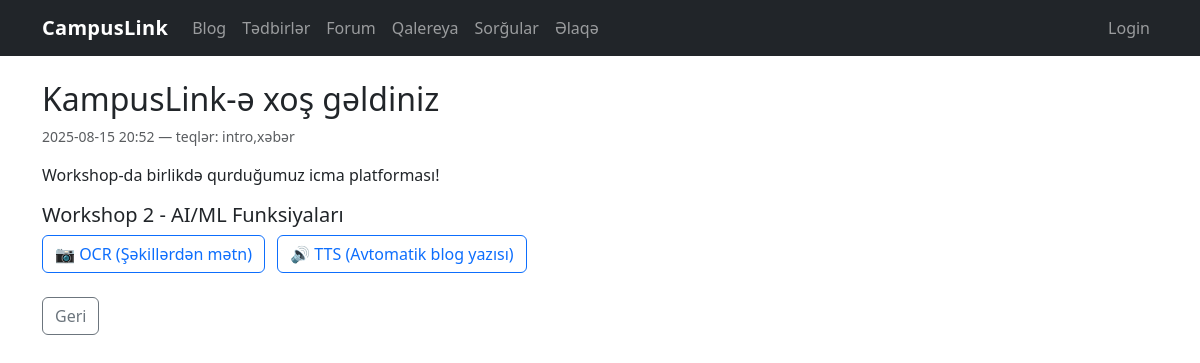
/blog/detail/1, run on an earlier commit of the app's database.
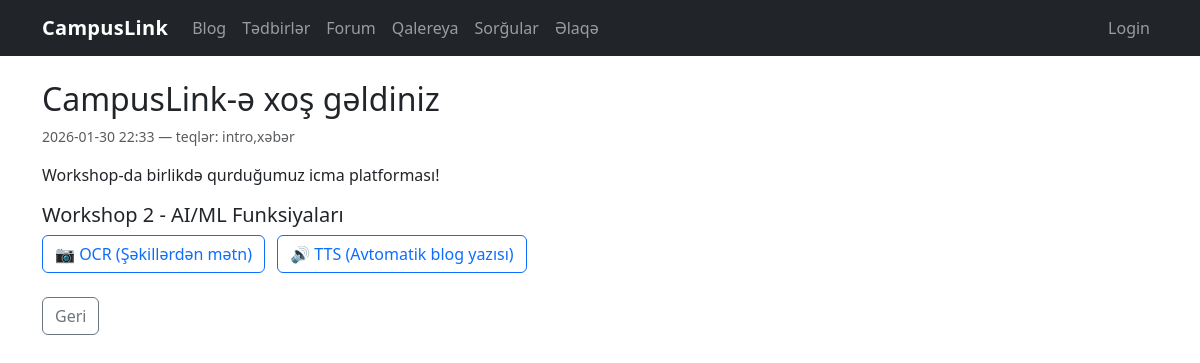
And on a later commit of the database.
### tables this page shows
CREATE TABLE blog_posts (
            id INTEGER PRIMARY KEY AUTOINCREMENT,
            title TEXT NOT NULL,
            content TEXT NOT NULL,
            tags TEXT,
            created_at TEXT NOT NULL,
            is_published INTEGER NOT NULL DEFAULT 1,
            slug TEXT UNIQUE
        );

### blog.py (the view)
@bp.route("/detail/<int:post_id>")
def detail(post_id: int):
    return show_post_by_id(post_id)

### blog.py (called while the page is built)
@bp.route("/<int:post_id>")
def show_post_by_id(post_id: int):
    db = get_db()
    cursor = db.execute("SELECT * FROM blog_posts WHERE id = ?", (post_id,))
    post_row = cursor.fetchone()
    if not post_row:
        return render_template("404.html"), 404
    post = dict(post_row)
    return render_template("blog/detail.html", post=post)

### database.py (called while the page is built)
def get_db():
    if "db" not in g:
        g.db = sqlite3.connect(DB_PATH)
        g.db.row_factory = sqlite3.Row
    return g.db

### forum.py (called while the page is built, shortened)
def _current_user_display() -> str:
    role = session.get("role") or "guest"
    if role == "admin":
        return (session.get("admin_name") or session.get("user_name") or "Admin").strip() or "Admin"
    if role == "user":
        return (session.get("user_name") or "User").strip() or "User"
    return "Guest"

@bp.app_context_processor
def _inject_forum_auth():
    return {"forum_role": session.get("role") or "guest", "forum_name": _current_user_display()}

def ensure_forum_schema() -> None:
    global _schema_ready
    if _schema_ready:
        return

@bp.before_app_request
def _forum_schema_bootstrap():
    db = get_db()
    db.execute("PRAGMA foreign_keys = ON;")
    ensure_forum_schema()

### templates/blog/detail.html (shortened to what this page needs)
{% extends "base.html" %}
{% block content %}
  <h2>{{ post["title"] }}</h2>
  <div class="text-muted small mb-3">{{ post["created_at"] }} — teqlər: {{ post["tags"] or "—" }}</div>
  <p style="white-space: pre-wrap;">{{ post["content"] }}</p>
  <div class="mt-3 mb-3">
    <h5>Workshop 2 - AI/ML Funksiyaları</h5>
    <a href="{{ url_for('blog_ocr.ocr_extract', post_id=post['id']) }}" class="btn btn-outline-primary me-2">📷 OCR (Şəkillərdən mətn)</a>
    <a href="{{ url_for('blog_tts.tts_generate', post_id=post['id']) }}" class="btn btn-outline-primary">🔊 TTS (Avtomatik blog yazısı)</a>
  </div>
  <a href="{{ url_for('blog.list_posts') }}" class="btn btn-outline-secondary mt-2">Geri</a>
{% endblock %}

What changed in the data, as far as the page shows it:
changed blog_posts "Workshop-da birlikdə qurduğumuz icma platforması!": title "KampusLink-ə xoş gəldiniz" → "CampusLink-ə xoş gəldiniz"; created_at "2025-08-15 20:52" → "2026-01-30 22:33"
